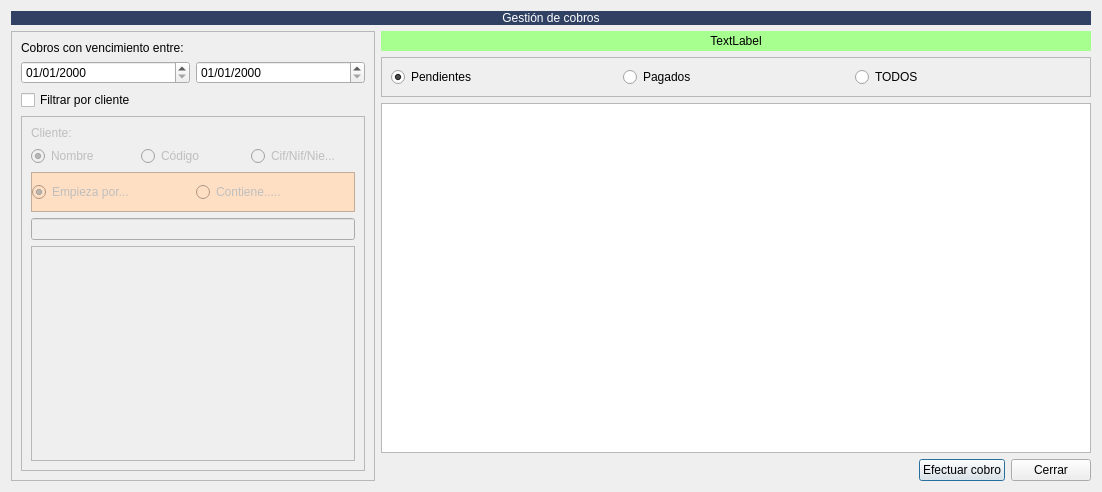
<?xml version="1.0" encoding="UTF-8"?>
<ui version="4.0">
 <class>frmGestionCobros</class>
 <widget class="QDialog" name="frmGestionCobros">
  <property name="geometry">
   <rect>
    <x>0</x>
    <y>0</y>
    <width>1102</width>
    <height>492</height>
   </rect>
  </property>
  <property name="windowTitle">
   <string>Gestión de cobros</string>
  </property>
  <layout class="QGridLayout" name="gridLayout_2">
   <item row="3" column="1" colspan="3">
    <widget class="QTableView" name="tabla_deuda">
     <property name="alternatingRowColors">
      <bool>true</bool>
     </property>
     <property name="selectionMode">
      <enum>QAbstractItemView::SingleSelection</enum>
     </property>
     <property name="selectionBehavior">
      <enum>QAbstractItemView::SelectRows</enum>
     </property>
     <attribute name="horizontalHeaderStretchLastSection">
      <bool>true</bool>
     </attribute>
     <attribute name="verticalHeaderVisible">
      <bool>false</bool>
     </attribute>
    </widget>
   </item>
   <item row="4" column="1">
    <spacer name="horizontalSpacer">
     <property name="orientation">
      <enum>Qt::Horizontal</enum>
     </property>
     <property name="sizeHint" stdset="0">
      <size>
       <width>40</width>
       <height>20</height>
      </size>
     </property>
    </spacer>
   </item>
   <item row="4" column="2">
    <widget class="QPushButton" name="btncobro_total">
     <property name="text">
      <string>Efectuar cobro</string>
     </property>
     <property name="icon">
      <iconset resource="../maya.qrc">
       <normaloff>:/Icons/PNG/pagos.png</normaloff>:/Icons/PNG/pagos.png</iconset>
     </property>
     <property name="iconSize">
      <size>
       <width>70</width>
       <height>70</height>
      </size>
     </property>
    </widget>
   </item>
   <item row="1" column="1" colspan="3">
    <widget class="QLabel" name="lblNombre">
     <property name="minimumSize">
      <size>
       <width>0</width>
       <height>20</height>
      </size>
     </property>
     <property name="styleSheet">
      <string notr="true">background-color: rgb(167, 255, 143);
color: rgb(0, 0, 0);</string>
     </property>
     <property name="text">
      <string>TextLabel</string>
     </property>
     <property name="alignment">
      <set>Qt::AlignCenter</set>
     </property>
    </widget>
   </item>
   <item row="4" column="3">
    <widget class="QPushButton" name="btnCerrar">
     <property name="text">
      <string>Cerrar</string>
     </property>
     <property name="icon">
      <iconset resource="../maya.qrc">
       <normaloff>:/Icons/PNG/Exit.png</normaloff>:/Icons/PNG/Exit.png</iconset>
     </property>
     <property name="iconSize">
      <size>
       <width>70</width>
       <height>70</height>
      </size>
     </property>
    </widget>
   </item>
   <item row="1" column="0" rowspan="4">
    <widget class="QFrame" name="frame">
     <property name="minimumSize">
      <size>
       <width>364</width>
       <height>0</height>
      </size>
     </property>
     <property name="frameShape">
      <enum>QFrame::StyledPanel</enum>
     </property>
     <property name="frameShadow">
      <enum>QFrame::Raised</enum>
     </property>
     <layout class="QGridLayout" name="gridLayout">
      <item row="3" column="0" colspan="2">
       <widget class="QFrame" name="frame_cliente">
        <property name="enabled">
         <bool>false</bool>
        </property>
        <property name="frameShape">
         <enum>QFrame::StyledPanel</enum>
        </property>
        <property name="frameShadow">
         <enum>QFrame::Raised</enum>
        </property>
        <layout class="QGridLayout" name="gridLayout_3">
         <item row="0" column="0">
          <widget class="QLabel" name="label_2">
           <property name="text">
            <string>Cliente:</string>
           </property>
          </widget>
         </item>
         <item row="1" column="0">
          <layout class="QHBoxLayout" name="horizontalLayout">
           <item>
            <widget class="QRadioButton" name="radNombre">
             <property name="text">
              <string>Nombre</string>
             </property>
             <property name="checked">
              <bool>true</bool>
             </property>
            </widget>
           </item>
           <item>
            <widget class="QRadioButton" name="radCodigo">
             <property name="text">
              <string>Código</string>
             </property>
            </widget>
           </item>
           <item>
            <widget class="QRadioButton" name="radCif">
             <property name="text">
              <string>Cif/Nif/Nie...</string>
             </property>
            </widget>
           </item>
          </layout>
         </item>
         <item row="2" column="0">
          <layout class="QVBoxLayout" name="verticalLayout">
           <item>
            <widget class="QFrame" name="frame_3">
             <property name="styleSheet">
              <string notr="true">background-color: rgb(255, 223, 196);</string>
             </property>
             <property name="frameShape">
              <enum>QFrame::StyledPanel</enum>
             </property>
             <property name="frameShadow">
              <enum>QFrame::Raised</enum>
             </property>
             <layout class="QHBoxLayout" name="horizontalLayout_3">
              <property name="leftMargin">
               <number>0</number>
              </property>
              <property name="rightMargin">
               <number>0</number>
              </property>
              <item>
               <layout class="QHBoxLayout" name="horizontalLayout_2">
                <item>
                 <widget class="QRadioButton" name="radEmpieza">
                  <property name="text">
                   <string>Empieza por...</string>
                  </property>
                  <property name="checked">
                   <bool>true</bool>
                  </property>
                 </widget>
                </item>
                <item>
                 <widget class="QRadioButton" name="radContiene">
                  <property name="text">
                   <string>Contiene.....</string>
                  </property>
                 </widget>
                </item>
               </layout>
              </item>
             </layout>
            </widget>
           </item>
           <item>
            <widget class="QLineEdit" name="txtbuscar_cliente"/>
           </item>
           <item>
            <widget class="QTableView" name="tabla_clientes">
             <property name="alternatingRowColors">
              <bool>true</bool>
             </property>
             <property name="selectionMode">
              <enum>QAbstractItemView::SingleSelection</enum>
             </property>
             <property name="selectionBehavior">
              <enum>QAbstractItemView::SelectRows</enum>
             </property>
             <attribute name="horizontalHeaderStretchLastSection">
              <bool>false</bool>
             </attribute>
            </widget>
           </item>
          </layout>
         </item>
        </layout>
       </widget>
      </item>
      <item row="2" column="0">
       <widget class="QCheckBox" name="chkCliente">
        <property name="text">
         <string>Filtrar por cliente</string>
        </property>
       </widget>
      </item>
      <item row="1" column="1">
       <widget class="QDateEdit" name="txtfecha_fin">
        <property name="displayFormat">
         <string>dd/MM/yyyy</string>
        </property>
       </widget>
      </item>
      <item row="0" column="0" colspan="2">
       <widget class="QLabel" name="label">
        <property name="text">
         <string>Cobros con vencimiento entre:</string>
        </property>
       </widget>
      </item>
      <item row="1" column="0">
       <widget class="QDateEdit" name="txtfecha_ini">
        <property name="displayFormat">
         <string>dd/MM/yyyy</string>
        </property>
       </widget>
      </item>
     </layout>
    </widget>
   </item>
   <item row="2" column="1" colspan="3">
    <widget class="QFrame" name="frame_pagados">
     <property name="frameShape">
      <enum>QFrame::StyledPanel</enum>
     </property>
     <property name="frameShadow">
      <enum>QFrame::Raised</enum>
     </property>
     <layout class="QHBoxLayout" name="horizontalLayout_4">
      <item>
       <widget class="QRadioButton" name="radPendientes">
        <property name="text">
         <string>Pendientes</string>
        </property>
        <property name="checked">
         <bool>true</bool>
        </property>
       </widget>
      </item>
      <item>
       <widget class="QRadioButton" name="radPagados">
        <property name="text">
         <string>Pagados</string>
        </property>
       </widget>
      </item>
      <item>
       <widget class="QRadioButton" name="radTodos">
        <property name="text">
         <string>TODOS</string>
        </property>
        <property name="checked">
         <bool>false</bool>
        </property>
       </widget>
      </item>
     </layout>
    </widget>
   </item>
   <item row="0" column="0" colspan="4">
    <widget class="QLabel" name="label_3">
     <property name="styleSheet">
      <string notr="true">font: 14pt &quot;Sans Serif&quot;;
color: rgb(255, 255, 255);
background-color: #304163;</string>
     </property>
     <property name="text">
      <string>Gestión de cobros</string>
     </property>
     <property name="alignment">
      <set>Qt::AlignCenter</set>
     </property>
    </widget>
   </item>
  </layout>
 </widget>
 <resources>
  <include location="../maya.qrc"/>
 </resources>
 <connections>
  <connection>
   <sender>chkCliente</sender>
   <signal>toggled(bool)</signal>
   <receiver>frame_cliente</receiver>
   <slot>setEnabled(bool)</slot>
   <hints>
    <hint type="sourcelabel">
     <x>37</x>
     <y>83</y>
    </hint>
    <hint type="destinationlabel">
     <x>239</x>
     <y>106</y>
    </hint>
   </hints>
  </connection>
  <connection>
   <sender>radPendientes</sender>
   <signal>toggled(bool)</signal>
   <receiver>btncobro_total</receiver>
   <slot>setVisible(bool)</slot>
   <hints>
    <hint type="sourcelabel">
     <x>433</x>
     <y>57</y>
    </hint>
    <hint type="destinationlabel">
     <x>732</x>
     <y>425</y>
    </hint>
   </hints>
  </connection>
 </connections>
</ui>
